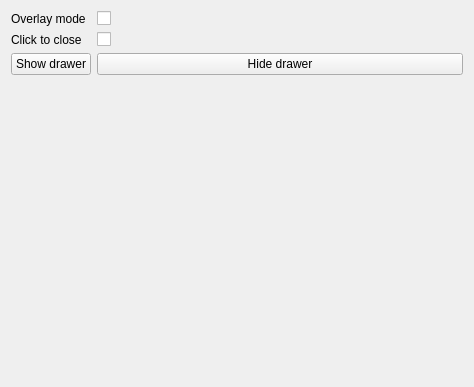
<?xml version="1.0" encoding="UTF-8"?>
<ui version="4.0">
 <class>DrawerSettingsForm</class>
 <widget class="QWidget" name="DrawerSettingsForm">
  <property name="geometry">
   <rect>
    <x>0</x>
    <y>0</y>
    <width>474</width>
    <height>387</height>
   </rect>
  </property>
  <property name="windowTitle">
   <string>Form</string>
  </property>
  <layout class="QGridLayout" name="gridLayout">
   <item row="0" column="0">
    <layout class="QFormLayout" name="formLayout">
     <item row="0" column="0">
      <widget class="QLabel" name="overlayModeLabel">
       <property name="text">
        <string>Overlay mode</string>
       </property>
      </widget>
     </item>
     <item row="0" column="1">
      <widget class="QCheckBox" name="overlayModeCheckBox"/>
     </item>
     <item row="1" column="0">
      <widget class="QLabel" name="clickToCloseLabel">
       <property name="text">
        <string>Click to close</string>
       </property>
      </widget>
     </item>
     <item row="1" column="1">
      <widget class="QCheckBox" name="clickToCloseCheckBox"/>
     </item>
     <item row="2" column="0">
      <widget class="QPushButton" name="showDrawerButton">
       <property name="text">
        <string>Show drawer</string>
       </property>
      </widget>
     </item>
     <item row="2" column="1">
      <widget class="QPushButton" name="hideDrawerButton">
       <property name="text">
        <string>Hide drawer</string>
       </property>
      </widget>
     </item>
    </layout>
   </item>
  </layout>
 </widget>
 <resources/>
 <connections/>
</ui>
